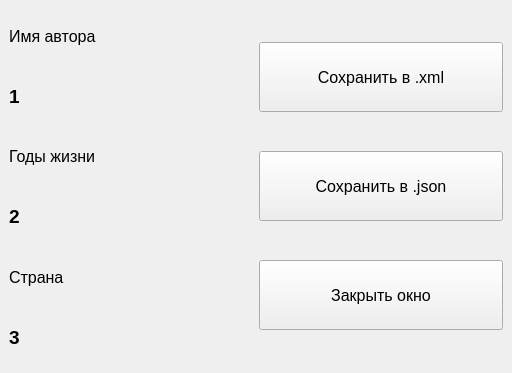
<?xml version="1.0" encoding="UTF-8"?>
<ui version="4.0">
 <class>MainWindow</class>
 <widget class="QMainWindow" name="MainWindow">
  <property name="geometry">
   <rect>
    <x>0</x>
    <y>0</y>
    <width>512</width>
    <height>373</height>
   </rect>
  </property>
  <property name="windowTitle">
   <string>Информация об авторе</string>
  </property>
  <widget class="QWidget" name="centralwidget">
   <layout class="QHBoxLayout" name="horizontalLayout">
    <item>
     <layout class="QVBoxLayout" name="verticalLayout_2">
      <item>
       <widget class="QLabel" name="label">
        <property name="font">
         <font>
          <pointsize>12</pointsize>
         </font>
        </property>
        <property name="text">
         <string>Имя автора</string>
        </property>
       </widget>
      </item>
      <item>
       <widget class="QLabel" name="label_auth_name">
        <property name="font">
         <font>
          <pointsize>14</pointsize>
          <weight>75</weight>
          <bold>true</bold>
         </font>
        </property>
        <property name="text">
         <string>1</string>
        </property>
       </widget>
      </item>
      <item>
       <widget class="QLabel" name="label_3">
        <property name="font">
         <font>
          <pointsize>12</pointsize>
         </font>
        </property>
        <property name="text">
         <string>Годы жизни</string>
        </property>
       </widget>
      </item>
      <item>
       <widget class="QLabel" name="label_years_life">
        <property name="font">
         <font>
          <pointsize>14</pointsize>
          <weight>75</weight>
          <bold>true</bold>
         </font>
        </property>
        <property name="text">
         <string>2</string>
        </property>
       </widget>
      </item>
      <item>
       <widget class="QLabel" name="label_5">
        <property name="font">
         <font>
          <pointsize>12</pointsize>
         </font>
        </property>
        <property name="text">
         <string>Страна</string>
        </property>
       </widget>
      </item>
      <item>
       <widget class="QLabel" name="label_country">
        <property name="font">
         <font>
          <pointsize>14</pointsize>
          <weight>75</weight>
          <bold>true</bold>
         </font>
        </property>
        <property name="text">
         <string>3</string>
        </property>
       </widget>
      </item>
     </layout>
    </item>
    <item>
     <layout class="QVBoxLayout" name="verticalLayout">
      <item>
       <widget class="QPushButton" name="button_save_xml">
        <property name="minimumSize">
         <size>
          <width>150</width>
          <height>70</height>
         </size>
        </property>
        <property name="font">
         <font>
          <pointsize>12</pointsize>
         </font>
        </property>
        <property name="text">
         <string>Сохранить в .xml</string>
        </property>
       </widget>
      </item>
      <item>
       <widget class="QPushButton" name="button_save_json">
        <property name="minimumSize">
         <size>
          <width>150</width>
          <height>70</height>
         </size>
        </property>
        <property name="font">
         <font>
          <pointsize>12</pointsize>
         </font>
        </property>
        <property name="text">
         <string>Сохранить в .json</string>
        </property>
       </widget>
      </item>
      <item>
       <widget class="QPushButton" name="button_close">
        <property name="minimumSize">
         <size>
          <width>150</width>
          <height>70</height>
         </size>
        </property>
        <property name="font">
         <font>
          <pointsize>12</pointsize>
         </font>
        </property>
        <property name="text">
         <string>Закрыть окно</string>
        </property>
       </widget>
      </item>
     </layout>
    </item>
   </layout>
  </widget>
 </widget>
 <resources/>
 <connections/>
</ui>
